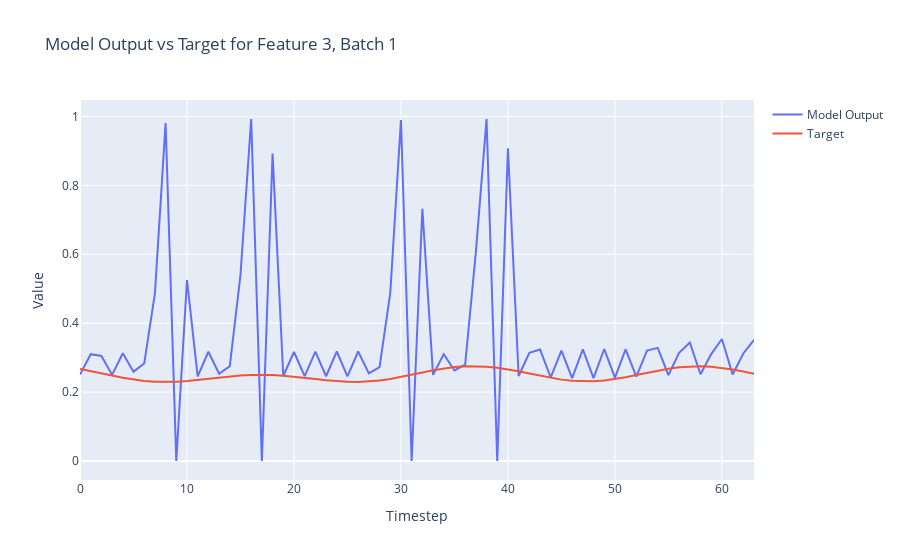

Write notebook code for a chart like this one.
### Code cell
import plotly.graph_objects as go

def plot_model_output_vs_target(model_outputs, targets, batch_index=0, feature_index=0):
    # Extract the specified feature for the given batch from both the model outputs and targets
    model_output_series = model_outputs[batch_index, :, feature_index].detach().numpy()
    target_series = targets[batch_index, :, feature_index].numpy()
    
    # Create a range for the x-axis (timesteps)
    timesteps = list(range(model_output_series.shape[0]))
    
    # Create traces
    model_trace = go.Scatter(x=timesteps, y=model_output_series, mode='lines', name='Model Output')
    target_trace = go.Scatter(x=timesteps, y=target_series, mode='lines', name='Target')
    
    # Create the figure and add traces
    fig = go.Figure()
    fig.add_trace(model_trace)
    fig.add_trace(target_trace)
    
    # Add title and labels
    fig.update_layout(title=f'Model Output vs Target for Feature {feature_index}, Batch {batch_index}',
                      xaxis_title='Timestep',
                      yaxis_title='Value')
    
    # Show the figure
    fig.show()

# Assuming `y` and `Y` are your model outputs and targets, respectively
# Adjust batch_index and feature_index as needed
plot_model_output_vs_target(outputs, Y, batch_index=1, feature_index=3)

### Figure 1 — Plotly figure (JSON) as saved in the notebook; plotly's stock layout.template omitted (floating-point values rounded to 4 significant figures)
{"data": [{"mode": "lines", "name": "Model Output", "type": "scatter", "x": [0, 1, 2, 3, 4, 5, 6, 7, 8, 9, 10, 11, 12, 13, 14, 15, 16, 17, 18, 19, 20, 21, 22, 23, 24, 25, 26, 27, 28, 29, 30, 31, 32, 33, 34, 35, 36, 37, 38, 39, 40, 41, 42, 43, 44, 45, 46, 47, 48, 49, 50, 51, 52, 53, 54, 55, 56, 57, 58, 59, 60, 61, 62, 63], "y": [0.2509, 0.3099, 0.3049, 0.2499, 0.3127, 0.2592, 0.2829, 0.4854, 0.981, 4.531e-07, 0.5252, 0.2458, 0.317, 0.2533, 0.2752, 0.5397, 0.9925, 1.869e-08, 0.8919, 0.2466, 0.3163, 0.2463, 0.3171, 0.2459, 0.3178, 0.2459, 0.3178, 0.2541, 0.2721, 0.4868, 0.9896, 3.34e-08, 0.7321, 0.2501, 0.3102, 0.2626, 0.2797, 0.6053, 0.9922, 3.579e-08, 0.9077, 0.2467, 0.3137, 0.3236, 0.2423, 0.3206, 0.2405, 0.3238, 0.2403, 0.3249, 0.242, 0.3236, 0.2449, 0.3203, 0.3283, 0.2494, 0.3139, 0.3439, 0.2518, 0.3102, 0.3541, 0.251, 0.3121, 0.3515]}, {"mode": "lines", "name": "Target", "type": "scatter", "x": [0, 1, 2, 3, 4, 5, 6, 7, 8, 9, 10, 11, 12, 13, 14, 15, 16, 17, 18, 19, 20, 21, 22, 23, 24, 25, 26, 27, 28, 29, 30, 31, 32, 33, 34, 35, 36, 37, 38, 39, 40, 41, 42, 43, 44, 45, 46, 47, 48, 49, 50, 51, 52, 53, 54, 55, 56, 57, 58, 59, 60, 61, 62, 63], "y": [0.2669, 0.2612, 0.2547, 0.2481, 0.2418, 0.2364, 0.2324, 0.23, 0.2294, 0.2302, 0.2324, 0.2355, 0.239, 0.2425, 0.2457, 0.2481, 0.2496, 0.25, 0.2492, 0.2474, 0.2447, 0.2414, 0.2379, 0.2344, 0.2316, 0.2298, 0.2294, 0.2306, 0.2335, 0.238, 0.2437, 0.2502, 0.2568, 0.2631, 0.2685, 0.2725, 0.2748, 0.2752, 0.2738, 0.2706, 0.266, 0.2602, 0.2538, 0.2472, 0.2412, 0.2361, 0.2326, 0.2309, 0.2312, 0.2335, 0.2376, 0.2431, 0.2495, 0.2562, 0.2625, 0.2679, 0.272, 0.2744, 0.2749, 0.2735, 0.2703, 0.2655, 0.2595, 0.253]}], "layout": {"title": {"text": "Model Output vs Target for Feature 3, Batch 1"}, "xaxis": {"title": {"text": "Timestep"}}, "yaxis": {"title": {"text": "Value"}}}}
